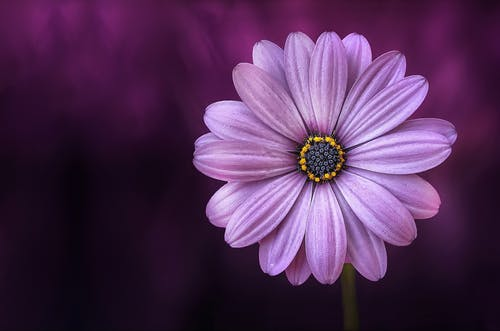
#> input picture image/flower.jpg, 500 x 331 px, found by its file name
$ jupyter execute masking.ipynb
#> lines starting #> are read from the running program, lines starting #| are printed output that depends on the picture; after the words box and inside, x2 and y2 are one past the last pixel; in counts of white or black regions, pixels touching at a corner belong together
## **In this code, we will explore masking, an extremely powerful and useful technique in computer vision and image processing.**

First we need to mount our code with google drive.

[cell 1]
# To mount code with google drive
from google.colab import drive
drive.mount('/content/drive')

Import all the package that we will use for the code.

[cell 2]
# Import the necessary packages
import numpy as np
import argparse
import cv2
from google.colab.patches import cv2_imshow

Set the path for the image that we will use for testing the code.

When you mount the code, folder **"drive"** will appear on the left screen when you click the **"file"** symbol. Then you just need to find the image in your drive and right click on that image.

A pop up will show some list then just click **"copy path"**. After that you just need to paste the path here.

[cell 3]
# Construct the argument parser and parse the arguments
args = {
	# Task 1
	"image": '/content/drive/My Drive/Colab Notebooks/Image-Processing/corona.png',
	"image2": '/content/drive/My Drive/Colab Notebooks/Image-Processing/flower.jpg'
}

Now that we have the path to the image, we can load it off the disk using the cv2.imread function on Line 1. The cv2.imread function returns a NumPy array representing the image.

Then, displaying the actual image on our screen. The parameter is a reference to the image we loaded before.

[cell 4]
# Task 2
# Load the image and show it here :
image = cv2.imread(args["image2"])
#> image is the input picture: shape (331, 500, 3); mean B, G, R 84.9, 46.4, 81.3

cv2_imshow(image)

Masking allows us to focus only on parts of an image that interest us. A mask is the same size as our image, but has only two pixel values, 0 and 255. Pixels with a value of 0 are ignored in the orignal image, and mask pixels with a value of 255 are allowed to be kept. For example, let's construct a mask with a 150x150 square at the center of it and mask our image.

[cell 5]
mask = np.zeros(image.shape[:2], dtype = "uint8")
(cX, cY) = (image.shape[1] // 2, image.shape[0] // 2)
#> cX = 250; cY = 165
maskedimg = cv2.rectangle(mask, (cX - 75, cY - 75), (cX + 75 , cY + 75), 255, -1)
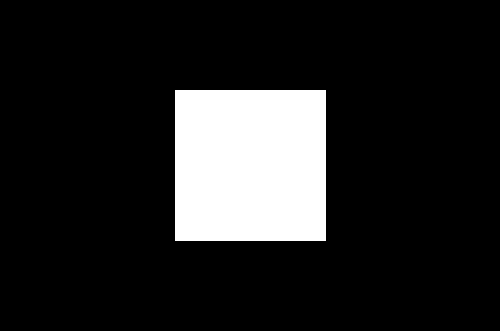
#> mask: shape (331, 500); 13.8% white; 1 white region, box (x1, y1, x2, y2) and area: (175, 90, 326, 241) 22801
# Task 3
# show the mask image here :
cv2_imshow(maskedimg)

We apply our mask on Line 3 using the cv2.bitwise_ and function. The ﬁrst two parameters are the image itself. Obviously, the AND function will be True for all pixels in the image; however, the important part of this function is the mask keyword argument. By supplying a mask, the cv2.bitwise_and function only examines pixels that are “on” in the mask. In this case, only pixels that are part of the white rectangle.

[cell 6]
# Apply out mask -- notice how only the center rectangular
# region of the pill is shown
masked = cv2.bitwise_and(image, image, mask = mask)
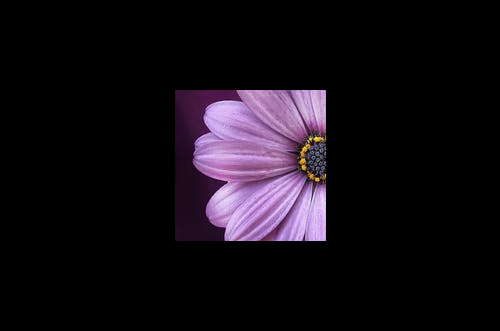
#> masked: shape (331, 500, 3); mean B, G, R 20.7, 14, 19.5
# Task 4
# show the masked image here :
cv2_imshow(masked)

On Line 2 we re-initialize our mask to be ﬁlled with zeros and the same dimensions as our beach image. Then, we draw a white circle on our mask image, starting at the center of the image and a radius of 100 pixels. Applying the circular mask is then performed on Line 4, again using the cv2.bitwise_and function.

[cell 7]
# Now, let's make a circular mask with a radius of 100 pixels
mask = np.zeros(image.shape[:2], dtype = "uint8")
cv2.circle(mask, (cX, cY), 100, 255, -1)
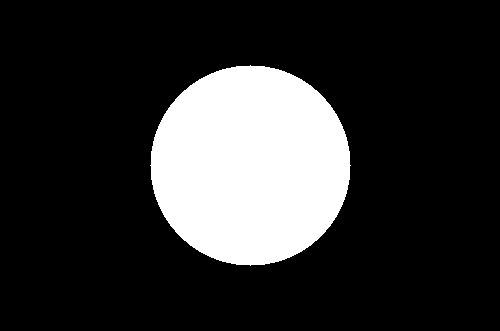
#> mask: shape (331, 500); 19% white; 1 white region, box (x1, y1, x2, y2) and area: (150, 65, 351, 266) 31417
masked = cv2.bitwise_and(image, image, mask = mask)
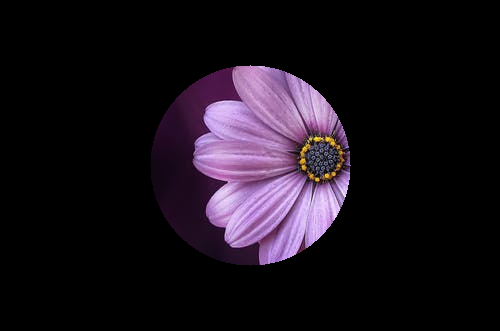
#> masked: shape (331, 500, 3); mean B, G, R 26.2, 17.5, 24.7
# Task 5
# show the mask and masked image here :
cv2_imshow(masked)
